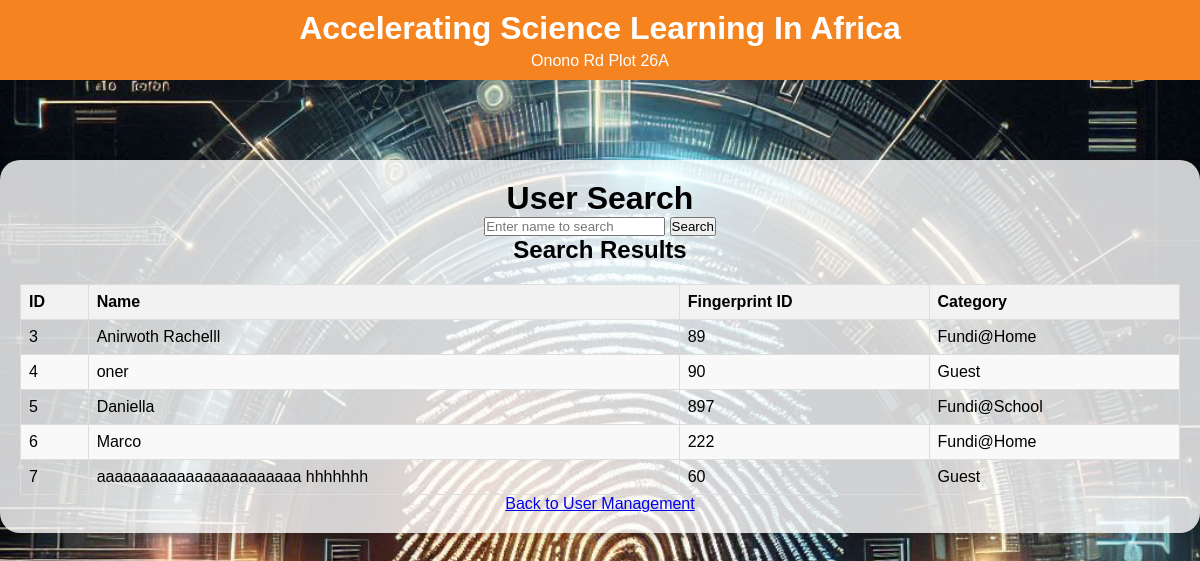
The page /search (signed in) on the database as committed earlier.
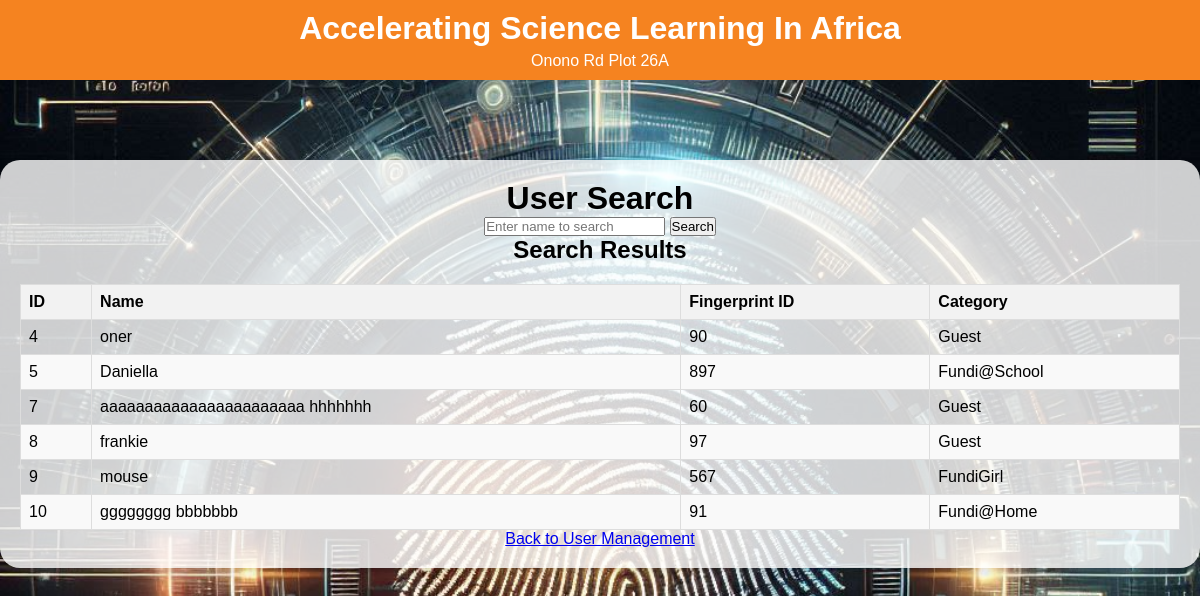
The same page on the database as committed later.
### app.py (models this page shows)
class User(db.Model):
    id = db.Column(db.Integer, primary_key=True)
    name = db.Column(db.String(100), nullable=False)
    fingerprint_id = db.Column(db.Integer, unique=True, nullable=False)
    category = db.Column(db.String(20), nullable=False)
    attendance_records = db.relationship('Attendance', backref='user', lazy=True)

### app.py (the view)
@app.route('/search', methods=['GET', 'POST'])
def search():
    if 'admin' not in session:
        return redirect(url_for('login'))
    query = request.args.get('query')
    if query:
        users = User.query.filter(User.name.ilike(f'%{query}%')).all()
    else:
        users = User.query.all()
    return render_template('search.html', users=users, categories=CATEGORIES)

### templates/search.html (shortened to what this page needs)
<!DOCTYPE html>
<html lang="en">
<head>
    <link rel="stylesheet" href="{{ url_for('static', filename='css/styles.css') }}">
</head>
<body>
    <div class="header">
        <h1>Accelerating Science Learning In Africa</h1>
        <p class="location-info">Onono Rd Plot 26A</p>
    </div>
    <div class="container">
        <h1>User Search</h1>
        <form action="{{ url_for('search') }}" method="GET">
            <input type="text" name="query" placeholder="Enter name to search">
            <button type="submit">Search</button>
        </form>
        <h2>Search Results</h2>
        <table>
            <thead>
                <tr>
                    <th>ID</th>
                    <th>Name</th>
                    <th>Fingerprint ID</th>
                    <th>Category</th>
                </tr>
            </thead>
            <tbody>
                {% for user in users %}
                <tr>
                    <td>{{ user.id }}</td>
                    <td>{{ user.name }}</td>
                    <td>{{ user.fingerprint_id }}</td>
                    <td>{{ user.category }}</td>
                </tr>
                {% endfor %}
            </tbody>
        </table>
        <a href="{{ url_for('users') }}" class="button-link">Back to User Management</a>
    </div>
</body>
</html>

Rows that differ between the two databases and show on the page:
removed User: id "3", name "Anirwoth Rachelll", fingerprint_id "89", category "Fundi@Home"
removed User: id "6", name "Marco", fingerprint_id "222", category "Fundi@Home"
added User: id "8", name "frankie", fingerprint_id "97", category "Guest"
added User: id "9", name "mouse", fingerprint_id "567", category "FundiGirl"
added User: id "10", name "gggggggg bbbbbbb", fingerprint_id "91", category "Fundi@Home"
